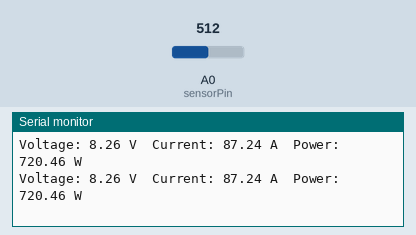
This sketch was run on a simulated Arduino Uno, built with avr-gcc and run on an emulated ATmega328P. Shown: the last lines printed to the serial monitor. Inputs (shaded band) come from the test bench; at power-on: A0 (sensorPin) = 512.

Above: at 2.8 s.
2.9 s: A0 (sensorPin) set to 716
At 5.0 s:
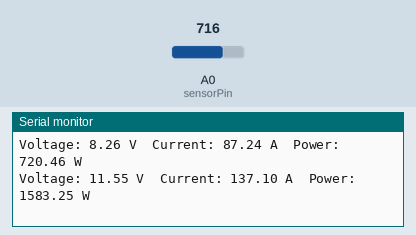
5.6 s: A0 (sensorPin) set to 900
At 6.6 s:
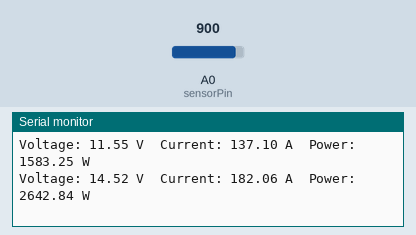
Timing chart, 0 to 8.6 s (numbered marks = the images above; inputs shaded):
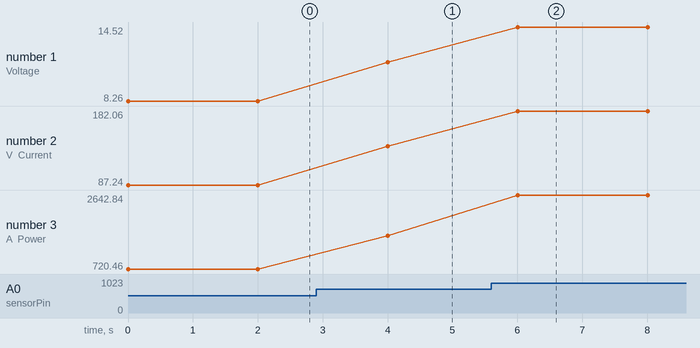

The sketch:

IoT-Based_Smart_Solar_Power_Monitoring_System.ino
```cpp
int sensorPin = A0;

void setup() {
  Serial.begin(9600);
}

void loop() {
  int value = analogRead(sensorPin);

  float voltage = value * (3.3 / 1023.0) * 5;
  float current = (voltage - 2.5) / 0.066;

  float power = voltage * current;

  Serial.print("Voltage: ");
  Serial.print(voltage);
  Serial.print(" V  Current: ");
  Serial.print(current);
  Serial.print(" A  Power: ");
  Serial.print(power);
  Serial.println(" W");

  delay(2000);
}
```

Measured:
- after the input at 2.9 s, the serial monitor: prints a new line after 1.1 s (image 1)
- after the input at 5.6 s, the serial monitor: prints a new line after 0.41 s (image 2)
- plotted number 1: 8.26 → 11.55 after the input at 2.9 s, 11.55 → 14.52 after the input at 5.6 s
- plotted number 2: 87.24 → 137.1 after the input at 2.9 s, 137.1 → 182.06 after the input at 5.6 s
- plotted number 3: 720.46 → 1583.25 after the input at 2.9 s, 1583.25 → 2642.84 after the input at 5.6 s
